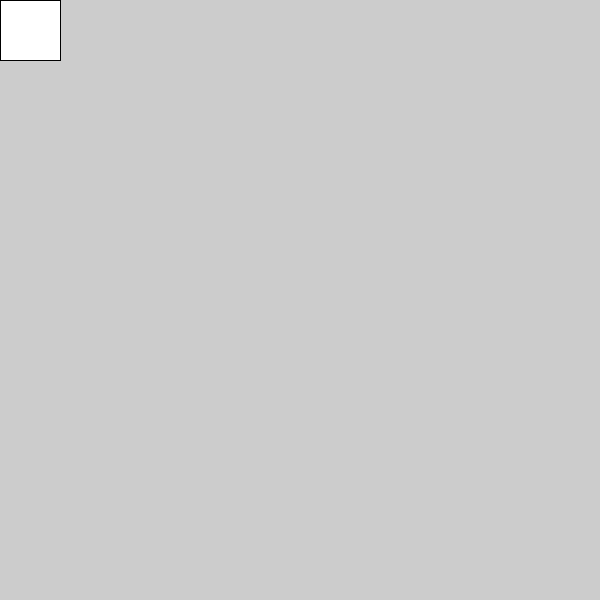
Frame 1 (no input)
Frame 60 (the mouse pressed at the canvas centre just before this capture): identical to frame 1, image omitted
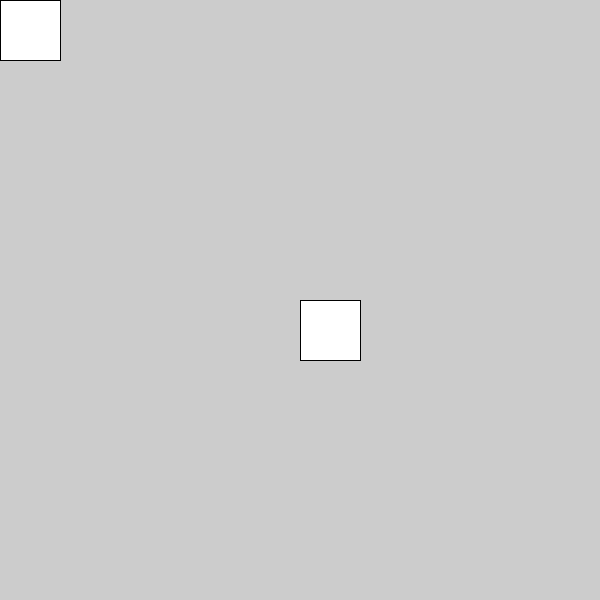
Frame 120 (the mouse held since frame 60 and released just before this capture)

The Processing sketch that drew these frames (run headless with seeded random() and noise(); from frame 60 on, the mouse is pressed at the canvas centre):

// Processing sketch: Intro_drawing_shapes
// ── Intro_drawing_shapes.pde
//think of the setup function as document setup

void setup(){
  //this is where you define the size of the canvas/window
  size(600,600);
}

//and think of this area as the canvas
//(and it loops 30 per sec by default)

void draw(){
//here can can tell processing what needs to be drawn inside the window
  rect(mouseX,mouseY,60,60);

}
